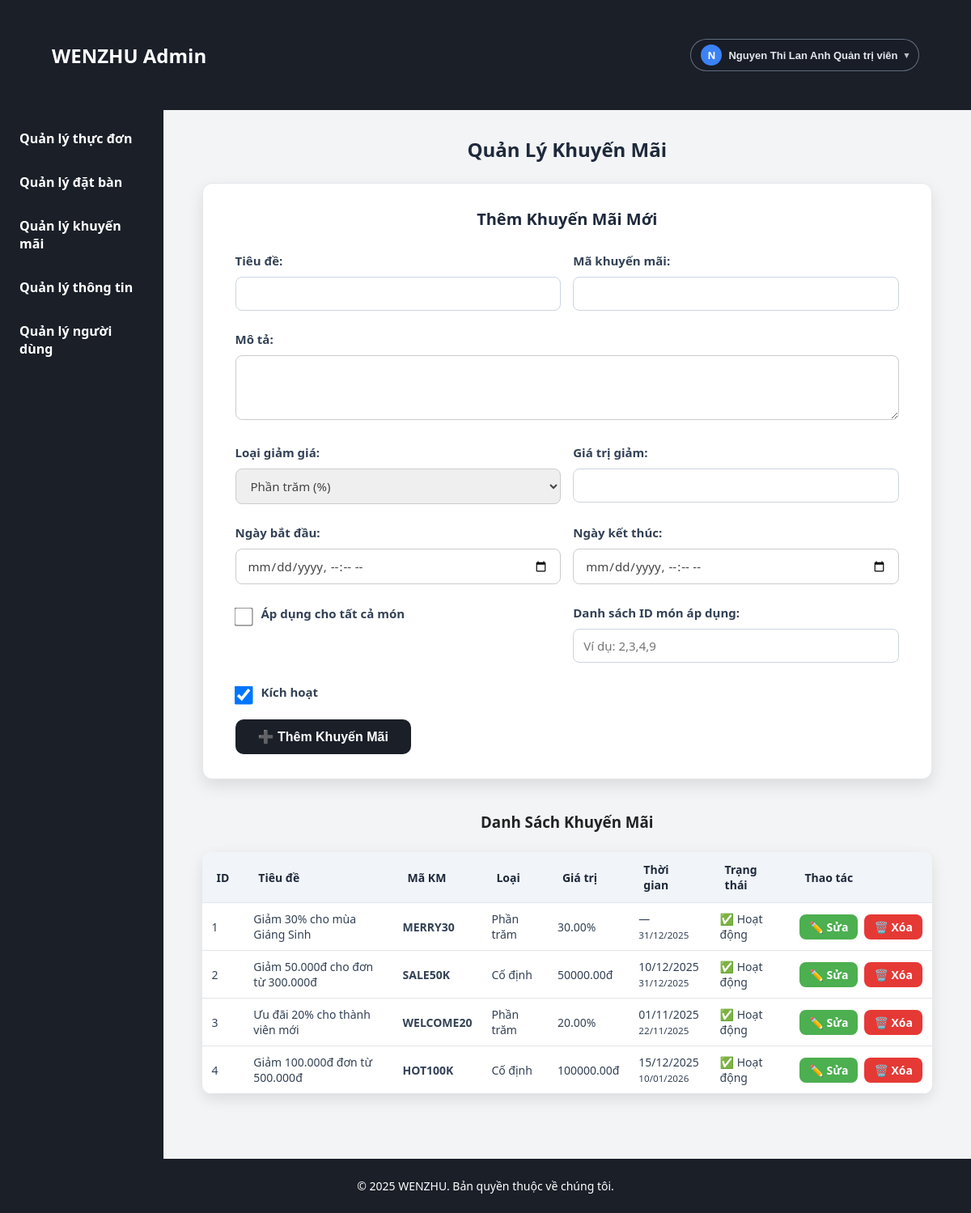
/admin/promotion_manage.php (signed in), run on the app's committed database.
### tables this page shows
CREATE TABLE `promotions` (
  `id` int(11) NOT NULL,
  `title` varchar(255) NOT NULL,
  `description` text DEFAULT NULL,
  `discount_type` enum('percent','fixed') NOT NULL DEFAULT 'percent',
  `discount_value` decimal(10,2) NOT NULL DEFAULT 0.00,
  `apply_to_menu_ids` text DEFAULT NULL,
  `apply_to_all` tinyint(1) NOT NULL DEFAULT 0,
  `coupon_code` varchar(50) NOT NULL,
  `image_url` varchar(255) DEFAULT NULL,
  `start_at` datetime DEFAULT NULL,
  `end_at` datetime DEFAULT NULL,
  `active` tinyint(1) NOT NULL DEFAULT 1,
  `created_at` datetime NOT NULL DEFAULT current_timestamp()
);

### includes/db.php (called while the page is built, shortened)
<?php
spl_autoload_register(function ($class) {
    $prefixes = [
        'App\\Controllers\\' => __DIR__ . '/../controllers/',
        'App\\Models\\'      => __DIR__ . '/classes/',
        'App\\Components\\'  => __DIR__ . '/classes/',
        'App\\'              => __DIR__ . '/classes/',
    ];
    foreach ($prefixes as $prefix => $baseDir) {
        $len = strlen($prefix);
        $relative = substr($class, $len);
        $file = $baseDir . str_replace('\\', '/', $relative) . '.php';
        if (is_file($file)) {
            return;
        }
    }
});
require_once __DIR__ . '/classes/components.php';

### controllers/PromotionController.php (called while the page is built, shortened)
<?php
class PromotionController
{
    private $conn;
    public function __construct($conn = null)
    {
        if ($conn === null) {
            global $conn;
        }
        $this->conn = $conn;
    }
    public function getAll()
    {
        return $this->conn->query("SELECT * FROM promotions ORDER BY created_at DESC");
    }
    public function handleRequest(): array
    {
        $message = '';
        $error = '';
        $list = $this->getAll();
        $edit_data = null;
        $list = $this->getAll();
        return [
            'message'=>$message,
            'error'=>$error,
            'list'=>$list,
            'edit_data'=>$edit_data
        ];
    }
    public function handleManage(): array
    {
        return $this->handleRequest();
    }
    public function listAll()
    {
        return $this->getAll();
    }
}

### admin/promotion_manage.php (the view, shortened to what this page needs)
<?php
require_once __DIR__ . '/../includes/db.php';
$ctrl = new PromotionController();
$result = $ctrl->handleManage();
$edit_data = $result['edit_data'];
$list = $ctrl->listAll();
?>
<!DOCTYPE html>
<html lang="vi">
<head>
  <link rel="stylesheet" href="../assets/css/admin.css?v=<?= time(); ?>">
</head>
<body>
<?php include 'header.php'; ?>
<div class="admin-dashboard">
    <div class="admin-overview">
        <h2>Quản Lý Khuyến Mãi</h2>
        <div class="form-container" style="max-width: 100%;">
            <h3>Thêm Khuyến Mãi Mới</h3>
            <form method="POST" action="">
                <div style="display: grid; grid-template-columns: 1fr 1fr; gap: 15px;">
                    <div>
                        <label>Tiêu đề:</label>
                        <input type="text" name="title" required>
                    </div>
                    <div>
                        <label>Mã khuyến mãi:</label>
                        <input type="text" name="coupon_code" required>
                    </div>
                    <div style="grid-column: 1 / -1;">
                        <label>Mô tả:</label>
                        <textarea name="description" rows="2"></textarea>
                    </div>
                    <div>
                        <label>Loại giảm giá:</label>
                        <select name="discount_type" required>
                            <option value="percent">Phần trăm (%)</option>
                        </select>
                    </div>
                    <div>
                        <label>Giá trị giảm:</label>
                        <input type="number" name="discount_value" step="0.01" required>
                    </div>
                    <div>
                        <label>Ngày bắt đầu:</label>
                        <input type="datetime-local" name="start_at">
                    </div>
                    <div>
                        <label>Ngày kết thúc:</label>
                        <input type="datetime-local" name="end_at">
                    </div>
<div>
    <label>
        <input type="checkbox" name="apply_to_all" value="1" <?= !empty($edit_data['apply_to_all']) ? 'checked' : '' ?>>
        Áp dụng cho tất cả món
    </label>
</div>
<div>
    <label>Danh sách ID món áp dụng:</label>
    <input type="text" name="apply_to_menu_ids"
           value="<?= htmlspecialchars($edit_data['apply_to_menu_ids'] ?? '') ?>"
           placeholder="Ví dụ: 2,3,4,9">
</div>
                    <div style="grid-column: 1 / -1;">
                        <label>
                            <input type="checkbox" name="active" checked> Kích hoạt
                        </label>
                    </div>
                </div>
                <button type="submit" name="add_promotion" style="margin-top: 15px;">➕ Thêm Khuyến Mãi</button>
            </form>
        </div>
        <h3>Danh Sách Khuyến Mãi</h3>
        <table>
            <thead>
                <tr>
                    <th>ID</th>
                    <th>Tiêu đề</th>
                    <th>Mã KM</th>
                    <th>Loại</th>
                    <th>Giá trị</th>
                    <th>Thời gian</th>
                    <th>Trạng thái</th>
                    <th>Thao tác</th>
                </tr>
            </thead>
            <tbody>
                <?php if ($list->num_rows > 0): ?>
                     <?php while ($row = $list->fetch_assoc()): ?>
                        <tr>
                            <td><?php echo $row['id']; ?></td>
                            <td><?php echo htmlspecialchars($row['title']); ?></td>
                            <td><strong><?php echo htmlspecialchars($row['coupon_code']); ?></strong></td>
                            <td><?php echo $row['discount_type'] === 'percent' ? 'Phần trăm' : 'Cố định'; ?></td>
                            <td><?php echo $row['discount_value']; ?><?php echo $row['discount_type'] === 'percent' ? '%' : 'đ'; ?></td>
                            <td>
                                <?php echo $row['start_at'] ? date('d/m/Y', strtotime($row['start_at'])) : '—'; ?><br>
                                <small><?php echo $row['end_at'] ? date('d/m/Y', strtotime($row['end_at'])) : '—'; ?></small>
                            </td>
                            <td><?php echo $row['active'] ? '✅ Hoạt động' : '❌ Tắt'; ?></td>
                            <td>
                                <div class="action-links">
                                    <a href="#" onclick="editPromotion(<?php echo htmlspecialchars(json_encode($row)); ?>); return false;" class="edit">✏️ Sửa</a>
                                    <a href="?delete=<?php echo $row['id']; ?>" class="delete" onclick="return confirm('Bạn có chắc muốn xóa?')">🗑️ Xóa</a>
                                </div>
                            </td>
                        </tr>
                    <?php endwhile; ?>
                <?php else: ?>
                    <tr>
                        <td colspan="8" style="text-align: center;">Chưa có khuyến mãi nào</td>
                    </tr>
                <?php endif; ?>
            </tbody>
        </table>
    </div>
</div>
</body>
</html>

### assets/css/admin.css (style rules this page uses)
* { margin: 0; padding: 0; box-sizing: border-box; }
body { font-family: 'Segoe UI', Tahoma, Geneva, Verdana, sans-serif; background: #f5f5f5; color: #070707; min-height: 100vh; display: flex; flex-direction: column; }
a { text-decoration: none; transition: all 0.3s ease; }
.admin-dashboard { display: flex; flex: 1; min-height: calc(100vh - 150px); }
.admin-overview { flex-grow: 1; padding: 2rem 3rem 5rem 3rem; background: #f3f4f6; }
.admin-overview h2 { color: #1e293b; font-size: 24px; }
.form-container { max-width: 900px; margin: 20px auto 40px; background: #fff; padding: 30px 40px; border-radius: 12px; box-shadow: 0 8px 20px rgba(0, 0, 0, 0.1); transition: box-shadow 0.3s ease; border: 1px solid #e5e7eb; }
.form-container h3 { margin-bottom: 18px; font-size: 20px; color: #1e293b; }
form label, .form-container label { display: block; font-weight: 600; margin-top: 20px; margin-bottom: 6px; color: #222; font-size: 15px; }
.form-container label { margin-top: 10px; margin-bottom: 5px; color: #334155; }
input, textarea, form input[type="text"], form input[type="number"], form input[type="email"], form input[type="password"], form textarea, form select, .form-container input[type="text"], .form-container input[type="email"], .form-container input[type="number"] { width: 100%; padding: 10px 14px; margin-top: 5px; border: 1.8px solid #ccc; border-radius: 8px; font-size: 15px; font-family: inherit; color: #444; transition: border-color 0.25s ease; }
.form-container input[type="text"], .form-container input[type="email"], .form-container input[type="number"] { padding: 10px 12px; border: 1px solid #cbd5e1; }
form textarea { resize: vertical; min-height: 80px; font-size: 14px; }
form input[type="checkbox"], .admin-overview input[type="checkbox"] { transform: scale(1.15); margin-right: 8px; cursor: pointer; vertical-align: middle; }
.admin-overview input[type="checkbox"] { width: 20px; height: 20px; border-radius: 4px; transition: box-shadow 0.2s ease; }
.btn, button[type="submit"] { display: inline-flex; align-items: center; justify-content: center; padding: 8px 18px; border-radius: 999px; border: 1px solid #d1d5db; background: #f9fafb; color: #111827; font-size: 14px; font-weight: 500; cursor: pointer; text-decoration: none; gap: 6px; transition: background-color 0.15s ease, box-shadow 0.15s ease, border-color 0.15s ease, transform 0.05s ease; }
button[type="submit"] { margin-top: 28px; background-color: #1a1f28; color: #fff; font-weight: 700; font-size: 16px; padding: 12px 28px; border: none; border-radius: 10px; box-shadow: 0 5px 12px rgba(255, 255, 255, 0.5); }
table { width: 100%; border-collapse: collapse; margin-top: 18px; background: white; border-radius: 12px; overflow: hidden; box-shadow: 0 6px 18px rgba(0, 0, 0, 0.1); }
thead { background: #f1f5f9; }
thead th, th { padding: 12px 18px; font-size: 14px; font-weight: 700; color: #1e293b; border-bottom: 1px solid #e2e8f0; text-align: left; user-select: none; }
th { background-color: #f1f4f8; color: #555; }
tbody tr { border-bottom: 1px solid #f1f5f9; }
tbody td, td { padding: 10px 12px; font-size: 14px; color: #334155; text-align: left; border-bottom: 1px solid #e1e5eb; vertical-align: middle; }
td { padding: 14px 18px; font-size: 15px; color: #444; }
.admin-overview td:last-child { text-align: center; }
.action-links, .actions-cell { display: flex; align-items: center; gap: 8px; white-space: nowrap; }
.action-links a { padding: 6px 12px; border-radius: 8px; font-weight: 600; font-size: 14px; user-select: none; display: inline-block; transition: background-color 0.3s ease; }
.action-links a.edit { background-color: #4caf50; color: #fff; }
.action-links .delete, .action-links a.delete { background: none; border: none; background-color: #e53935; color: #fff; font-weight: 600; cursor: pointer; }
h2, h3 { text-align: center; font-weight: 700; color: #222; margin-bottom: 25px; user-select: none; }

### data on the page
promotions: id "1", title "Giảm 30% cho mùa Giáng Sinh", coupon_code "MERRY30", discount_type "Phần trăm", discount_value "30.00", end_at "31/12/2025", active "✅ Hoạt động"
promotions: id "2", title "Giảm 50.000đ cho đơn từ 300.000đ", coupon_code "SALE50K", discount_type "Cố định", discount_value "50000.00", start_at "10/12/2025", end_at "31/12/2025", active "✅ Hoạt động"
promotions: id "3", title "Ưu đãi 20% cho thành viên mới", coupon_code "WELCOME20", discount_type "Phần trăm", discount_value "20.00", start_at "01/11/2025", end_at "22/11/2025", active "✅ Hoạt động"
promotions: id "4", title "Giảm 100.000đ đơn từ 500.000đ", coupon_code "HOT100K", discount_type "Cố định", discount_value "100000.00", start_at "15/12/2025", end_at "10/01/2026", active "✅ Hoạt động"

### other printed values
$avatarLetter "N"
$username "Nguyen Thi Lan Anh"
$roleLabel "Quản trị viên"
$item['label'] "Quản lý thực đơn"
$item['label'] "Quản lý đặt bàn"
$item['label'] "Quản lý khuyến mãi"
$item['label'] "Quản lý thông tin"
$item['label'] "Quản lý người dùng"
$this->year "2025"
$this->brand "WENZHU"
